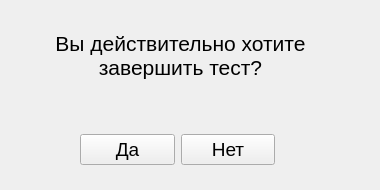
<?xml version="1.0" encoding="UTF-8"?>
<ui version="4.0">
 <class>widget</class>
 <widget class="QWidget" name="widget">
  <property name="geometry">
   <rect>
    <x>0</x>
    <y>0</y>
    <width>380</width>
    <height>190</height>
   </rect>
  </property>
  <property name="minimumSize">
   <size>
    <width>380</width>
    <height>190</height>
   </size>
  </property>
  <property name="maximumSize">
   <size>
    <width>380</width>
    <height>190</height>
   </size>
  </property>
  <property name="windowTitle">
   <string>Подтверждение завершения</string>
  </property>
  <widget class="QLabel" name="text">
   <property name="geometry">
    <rect>
     <x>50</x>
     <y>10</y>
     <width>261</width>
     <height>91</height>
    </rect>
   </property>
   <property name="font">
    <font>
     <pointsize>16</pointsize>
    </font>
   </property>
   <property name="text">
    <string>Вы действительно хотите завершить тест?</string>
   </property>
   <property name="alignment">
    <set>Qt::AlignCenter</set>
   </property>
   <property name="wordWrap">
    <bool>true</bool>
   </property>
  </widget>
  <widget class="QWidget" name="layoutWidget">
   <property name="geometry">
    <rect>
     <x>80</x>
     <y>130</y>
     <width>195</width>
     <height>39</height>
    </rect>
   </property>
   <layout class="QHBoxLayout" name="horizontalLayout">
    <item>
     <widget class="QPushButton" name="buttonYes">
      <property name="font">
       <font>
        <pointsize>14</pointsize>
       </font>
      </property>
      <property name="text">
       <string>Да</string>
      </property>
     </widget>
    </item>
    <item>
     <widget class="QPushButton" name="buttonNo">
      <property name="font">
       <font>
        <pointsize>14</pointsize>
       </font>
      </property>
      <property name="text">
       <string>Нет</string>
      </property>
     </widget>
    </item>
   </layout>
  </widget>
 </widget>
 <resources/>
 <connections/>
</ui>
